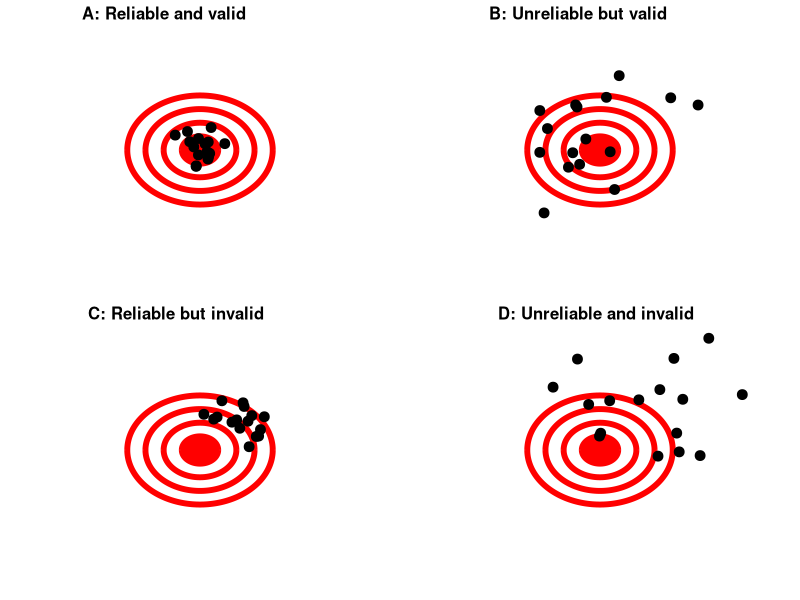

Source code (R):
## ---- chunk 1
library(tidyverse)
library(cowplot)
## ---- chunk 2
# create table showing frequency of responses to question about why students
# are taking statistics class

classData=data.frame(why=c("It fulfills a degree plan requirement",
                           "It fulfills a General Education Breadth Requirement",
                           "It is not required but I am interested in the topic",
                           "Other"),
                     nResponses=c(105,32,11,4))

knitr::kable(
  classData, booktabs = TRUE,
  caption = 'Counts of the prevalence of different responses to the question "Why are you taking this class?"',
  col.names=c('Why are you taking this class?',"Number of students")
)
## ---- chunk 3
# create table showing frequency of responses to question about why students
# are taking statistics class

classData=data.frame(why=c("Satisface un requisito de mi plan de estudios",
                           "Satisface un requisito de General Education Breadth",
                           "No es requisito, pero estoy interesadx en el tema",
                           "Otros"),
                     nResponses=c(105,32,11,4))

knitr::kable(
  classData, booktabs = TRUE,
  caption = 'Conteos de la prevalencia de diferentes respuestas a la pregunta "¿Por qué estás tomando esta clase"',
  col.names=c('¿Por qué estás tomando esta clase?',"Número de estudiantes")
)
## ---- chunk 4
# Figure inspired by https://commons.wikimedia.org/wiki/File:Reliability_and_validity.svg

# from https://stackoverflow.com/questions/6862742/draw-a-circle-with-ggplot2

set.seed(12345)
gg_circle <- function(r, xc, yc, color="black", fill=NA, ...) {
    x <- xc + r*cos(seq(0, pi, length.out=100))
    ymax <- yc + r*sin(seq(0, pi, length.out=100))
    ymin <- yc + r*sin(seq(0, -pi, length.out=100))
    annotate("ribbon", x=x, ymin=ymin, ymax=ymax, color=color, fill=fill, ...)
}


npoints <- 16
rel_mult <- 0.75
unrel_mult <- 2.5

plotDf <- tibble(
  X_RelVal = rnorm(npoints)*rel_mult,
  Y_RelVal = rnorm(npoints)*rel_mult,
  X_RelInval = rnorm(npoints)*rel_mult+2,
  Y_RelInval = rnorm(npoints)*rel_mult+2,
  X_UnrelInval = rnorm(npoints)*unrel_mult+2,
  Y_UnrelInval = rnorm(npoints)*unrel_mult+2,
  X_UnrelVal = rnorm(npoints)*unrel_mult,
  Y_UnrelVal = rnorm(npoints)*unrel_mult
)

pointsize <- 3
linesize=2
p1=ggplot(plotDf,aes(X_RelVal,Y_RelVal)) +
  gg_circle(r=4, xc=0.0, yc=0.0,size=linesize,color='red') + 
  gg_circle(r=3, xc=0.0, yc=0.0,size=linesize,color='red') + 
  gg_circle(r=2, xc=0.0, yc=0.0,size=linesize,color='red') + 
  gg_circle(r=1, xc=0.0, yc=0.0,size=linesize,color='red',fill='red') + 
  geom_point(size=pointsize) + 
  xlim(-10,10) + ylim(-10,10) + 
  theme_void()

p2=ggplot(plotDf,aes(X_UnrelVal,Y_UnrelVal)) +
  gg_circle(r=4, xc=0.0, yc=0.0,size=linesize,color='red') + 
  gg_circle(r=3, xc=0.0, yc=0.0,size=linesize,color='red') + 
  gg_circle(r=2, xc=0.0, yc=0.0,size=linesize,color='red') + 
  gg_circle(r=1, xc=0.0, yc=0.0,size=linesize,color='red',fill='red') +
  geom_point(size=pointsize) + 
  xlim(-10,10) + ylim(-10,10) + 
  theme_void() 

p3=ggplot(plotDf,aes(X_RelInval,Y_RelInval)) +
  gg_circle(r=4, xc=0.0, yc=0.0,size=linesize,color='red') + 
  gg_circle(r=3, xc=0.0, yc=0.0,size=linesize,color='red') + 
  gg_circle(r=2, xc=0.0, yc=0.0,size=linesize,color='red') + 
  gg_circle(r=1, xc=0.0, yc=0.0,size=linesize,color='red',fill='red') + 
  geom_point(size=pointsize) + 
  xlim(-10,10) + ylim(-10,10) + 
  theme_void() 

p4=ggplot(plotDf,aes(X_UnrelInval,Y_UnrelInval)) +
  gg_circle(r=4, xc=0.0, yc=0.0,size=linesize,color='red') + 
  gg_circle(r=3, xc=0.0, yc=0.0,size=linesize,color='red') + 
  gg_circle(r=2, xc=0.0, yc=0.0,size=linesize,color='red') + 
  gg_circle(r=1, xc=0.0, yc=0.0,size=linesize,color='red',fill='red') + 
  geom_point(size=pointsize) + 
  xlim(-10,10) + ylim(-10,10) + 
  theme_void() 

plot_grid(p1,p2,p3,p4,ncol=2,label_size=12,
          labels=c('A: Reliable and valid',
                   'B: Unreliable but valid',
                   'C: Reliable but invalid',
                   'D: Unreliable and invalid'))


## ---- chunk 5

measTypes=data.frame(equal=c('OK','OK','OK','OK'),
                     gtlt=c('','OK','OK','OK'),
                     addsub=c('','','OK','OK'),
                     multdiv=c('','','','OK'),
                     row.names=c('Nominal','Ordinal','Intervalo','Razón'))
knitr::kable(
  measTypes, booktabs = TRUE,
  caption = 'Diferentes escalas de medición admiten diferentes tipos de operaciones numéricas.',
  col.names=c("Igual/No igual",">/<", "+/-", "Multiplicar/dividir")
)


